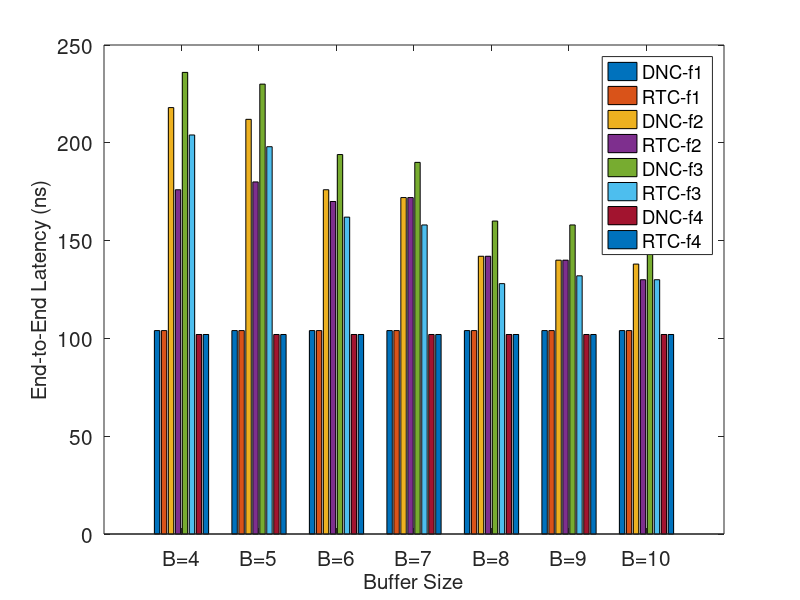

MATLAB code to generate this figure:

data=[
    [104 104 218 176 236 204 102 102];
    [104 104 212 180 230 198 102 102];
    [104 104 176 170 194 162 102 102];
    [104 104 172 172 190 158 102 102];
    [104 104 142 142 160 128 102 102];
    [104 104 140 140 158 132 102 102];
    [104 104 138 130 156 130 102 102];
    ];

handle=bar(data)
legend('DNC-f1','RTC-f1','DNC-f2','RTC-f2','DNC-f3','RTC-f3','DNC-f4','RTC-f4');
set(gca,'xTickLabel',{'B=4','B=5','B=6','B=7','B=8','B=9','B=10'},'FontSize',15)
xlabel('Buffer Size','FontSize',15)
ylabel('End-to-End Latency (ns)','FontSize',15)

%legend('boxoff')